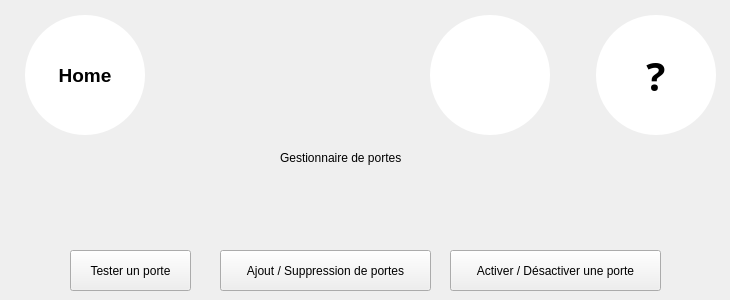
   <widget class="QWidget" name="page">
    <widget class="QLabel" name="label">
     <property name="geometry">
      <rect>
       <x>280</x>
       <y>150</y>
       <width>161</width>
       <height>16</height>
      </rect>
     </property>
     <property name="text">
      <string>Gestionnaire de portes</string>
     </property>
    </widget>
    <widget class="QPushButton" name="B_DoorTest">
     <property name="geometry">
      <rect>
       <x>70</x>
       <y>250</y>
       <width>121</width>
       <height>41</height>
      </rect>
     </property>
     <property name="text">
      <string>Tester un porte</string>
     </property>
    </widget>
    <widget class="QPushButton" name="B_AddDel_Door">
     <property name="geometry">
      <rect>
       <x>220</x>
       <y>250</y>
       <width>211</width>
       <height>41</height>
      </rect>
     </property>
     <property name="text">
      <string>Ajout / Suppression de portes</string>
     </property>
    </widget>
    <widget class="QPushButton" name="B_ActDes_Door">
     <property name="geometry">
      <rect>
       <x>450</x>
       <y>250</y>
       <width>211</width>
       <height>41</height>
      </rect>
     </property>
     <property name="text">
      <string>Activer / Désactiver une porte</string>
     </property>
    </widget>
    <widget class="QWidget" name="layoutWidget_2">
     <property name="geometry">
      <rect>
       <x>20</x>
       <y>10</y>
       <width>701</width>
       <height>130</height>
      </rect>
     </property>
     <layout class="QHBoxLayout" name="horizontalLayout_2">
      <property name="leftMargin">
       <number>5</number>
      </property>
      <property name="topMargin">
       <number>5</number>
      </property>
      <property name="rightMargin">
       <number>5</number>
      </property>
      <property name="bottomMargin">
       <number>5</number>
      </property>
      <item>
       <widget class="QToolButton" name="B_Home">
        <property name="minimumSize">
         <size>
          <width>120</width>
          <height>120</height>
         </size>
        </property>
        <property name="maximumSize">
         <size>
          <width>120</width>
          <height>120</height>
         </size>
        </property>
        <property name="palette">
         <palette>
          <active>
           <colorrole role="Button">
            <brush brushstyle="SolidPattern">
             <color alpha="255">
              <red>255</red>
              <green>255</green>
              <blue>255</blue>
             </color>
            </brush>
           </colorrole>
           <colorrole role="Base">
            <brush brushstyle="SolidPattern">
             <color alpha="255">
              <red>255</red>
              <green>255</green>
              <blue>255</blue>
             </color>
            </brush>
           </colorrole>
           <colorrole role="Window">
            <brush brushstyle="SolidPattern">
             <color alpha="255">
              <red>255</red>
              <green>255</green>
              <blue>255</blue>
             </color>
            </brush>
           </colorrole>
          </active>
          <inactive>
           <colorrole role="Button">
            <brush brushstyle="SolidPattern">
             <color alpha="255">
              <red>255</red>
              <green>255</green>
              <blue>255</blue>
             </color>
            </brush>
           </colorrole>
           <colorrole role="Base">
            <brush brushstyle="SolidPattern">
             <color alpha="255">
              <red>255</red>
              <green>255</green>
              <blue>255</blue>
             </color>
            </brush>
           </colorrole>
           <colorrole role="Window">
            <brush brushstyle="SolidPattern">
             <color alpha="255">
              <red>255</red>
              <green>255</green>
              <blue>255</blue>
             </color>
            </brush>
           </colorrole>
          </inactive>
          <disabled>
           <colorrole role="Button">
            <brush brushstyle="SolidPattern">
             <color alpha="255">
              <red>255</red>
              <green>255</green>
              <blue>255</blue>
             </color>
            </brush>
           </colorrole>
           <colorrole role="Base">
            <brush brushstyle="SolidPattern">
             <color alpha="255">
              <red>255</red>
              <green>255</green>
              <blue>255</blue>
             </color>
            </brush>
           </colorrole>
           <colorrole role="Window">
            <brush brushstyle="SolidPattern">
             <color alpha="255">
              <red>255</red>
              <green>255</green>
              <blue>255</blue>
             </color>
            </brush>
           </colorrole>
          </disabled>
         </palette>
        </property>
        <property name="font">
         <font>
          <pointsize>14</pointsize>
          <weight>75</weight>
          <bold>true</bold>
         </font>
        </property>
        <property name="styleSheet">
         <string notr="true">QToolButton{
background-color: rgb(255, 255, 255);
border-width:1px;
border-radius:60px;
max-width:120px;
max-height:120px;
min-width:120px;
min-height:120px;
}

QToolButton:pressed{ 
	background-color: rgb(222, 222, 222);

}</string>
        </property>
        <property name="text">
         <string>Home</string>
        </property>
        <property name="icon">
         <iconset resource="Src.qrc">
          <normaloff>:/ImgList/Home</normaloff>:/ImgList/Home</iconset>
        </property>
        <property name="iconSize">
         <size>
          <width>70</width>
          <height>70</height>
         </size>
        </property>
        <property name="toolButtonStyle">
         <enum>Qt::ToolButtonTextUnderIcon</enum>
        </property>
       </widget>
      </item>
      <item>
       <spacer name="horizontalSpacer_2">
        <property name="orientation">
         <enum>Qt::Horizontal</enum>
        </property>
        <property name="sizeHint" stdset="0">
         <size>
          <width>40</width>
          <height>20</height>
         </size>
        </property>
       </spacer>
      </item>
      <item>
       <widget class="QToolButton" name="B_Assistance">
        <property name="font">
         <font>
          <family>Droid Sans Georgian</family>
          <pointsize>30</pointsize>
          <weight>75</weight>
          <bold>true</bold>
         </font>
        </property>
        <property name="styleSheet">
         <string notr="true">QToolButton{
background-color: rgb(255, 255, 255);
border-width:1px;
border-radius:60px;
max-width:120px;
max-height:120px;
min-width:120px;
min-height:120px;
}

QToolButton:pressed{ 
	background-color: rgb(222, 222, 222);

}</string>
        </property>
        <property name="text">
         <string/>
        </property>
        <property name="icon">
         <iconset resource="Src.qrc">
          <normaloff>:/ImgList/BAssistance</normaloff>:/ImgList/BAssistance</iconset>
        </property>
        <property name="iconSize">
         <size>
          <width>70</width>
          <height>70</height>
         </size>
        </property>
        <property name="popupMode">
         <enum>QToolButton::DelayedPopup</enum>
        </property>
        <property name="toolButtonStyle">
         <enum>Qt::ToolButtonIconOnly</enum>
        </property>
        <property name="autoRaise">
         <bool>false</bool>
        </property>
       </widget>
      </item>
      <item>
       <spacer name="horizontalSpacer_7">
        <property name="orientation">
         <enum>Qt::Horizontal</enum>
        </property>
        <property name="sizeType">
         <enum>QSizePolicy::Fixed</enum>
        </property>
        <property name="sizeHint" stdset="0">
         <size>
          <width>40</width>
          <height>20</height>
         </size>
        </property>
       </spacer>
      </item>
      <item>
       <widget class="QToolButton" name="B_Help">
        <property name="palette">
         <palette>
          <active>
           <colorrole role="Button">
            <brush brushstyle="SolidPattern">
             <color alpha="255">
              <red>255</red>
              <green>255</green>
              <blue>255</blue>
             </color>
            </brush>
           </colorrole>
           <colorrole role="Base">
            <brush brushstyle="SolidPattern">
             <color alpha="255">
              <red>255</red>
              <green>255</green>
              <blue>255</blue>
             </color>
            </brush>
           </colorrole>
           <colorrole role="Window">
            <brush brushstyle="SolidPattern">
             <color alpha="255">
              <red>255</red>
              <green>255</green>
              <blue>255</blue>
             </color>
            </brush>
           </colorrole>
          </active>
          <inactive>
           <colorrole role="Button">
            <brush brushstyle="SolidPattern">
             <color alpha="255">
              <red>255</red>
              <green>255</green>
              <blue>255</blue>
             </color>
            </brush>
           </colorrole>
           <colorrole role="Base">
            <brush brushstyle="SolidPattern">
             <color alpha="255">
              <red>255</red>
              <green>255</green>
              <blue>255</blue>
             </color>
            </brush>
           </colorrole>
           <colorrole role="Window">
            <brush brushstyle="SolidPattern">
             <color alpha="255">
              <red>255</red>
              <green>255</green>
              <blue>255</blue>
             </color>
            </brush>
           </colorrole>
          </inactive>
          <disabled>
           <colorrole role="Button">
            <brush brushstyle="SolidPattern">
             <color alpha="255">
              <red>255</red>
              <green>255</green>
              <blue>255</blue>
             </color>
            </brush>
           </colorrole>
           <colorrole role="Base">
            <brush brushstyle="SolidPattern">
             <color alpha="255">
              <red>255</red>
              <green>255</green>
              <blue>255</blue>
             </color>
            </brush>
           </colorrole>
           <colorrole role="Window">
            <brush brushstyle="SolidPattern">
             <color alpha="255">
              <red>255</red>
              <green>255</green>
              <blue>255</blue>
             </color>
            </brush>
           </colorrole>
          </disabled>
         </palette>
        </property>
        <property name="font">
         <font>
          <family>Droid Sans Georgian</family>
          <pointsize>30</pointsize>
          <weight>75</weight>
          <bold>true</bold>
         </font>
        </property>
        <property name="styleSheet">
         <string notr="true">QToolButton{
background-color: rgb(255, 255, 255);
border-width:1px;
border-radius:60px;
max-width:120px;
max-height:120px;
min-width:120px;
min-height:120px;
}

QToolButton:pressed{ 
	background-color: rgb(222, 222, 222);

}</string>
        </property>
        <property name="text">
         <string>?</string>
        </property>
        <property name="popupMode">
         <enum>QToolButton::DelayedPopup</enum>
        </property>
        <property name="toolButtonStyle">
         <enum>Qt::ToolButtonIconOnly</enum>
        </property>
        <property name="autoRaise">
         <bool>false</bool>
        </property>
       </widget>
      </item>
     </layout>
    </widget>
   </widget>
